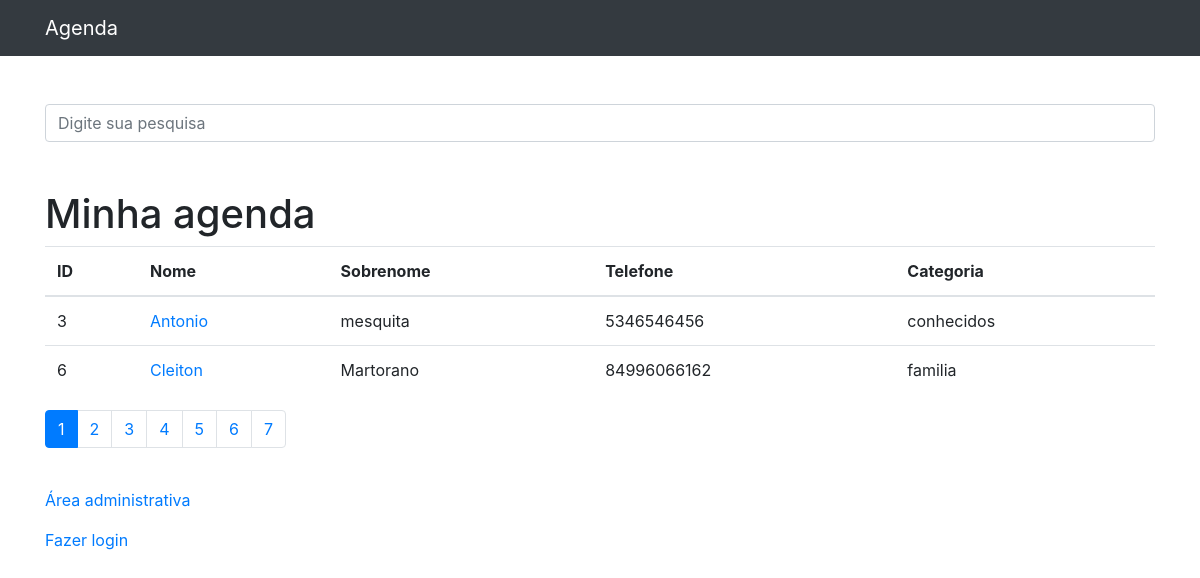
The page / on the database its author committed.
### contatos/models.py (models this page shows)
class Contato(models.Model):
    nome = models.CharField(max_length=255)
    sobrenome = models.CharField(max_length=255, blank=True)
    telefone = models.CharField(max_length=255)
    email = models.CharField(max_length=255,blank=True)
    data_criacao = models.DateTimeField(default=timezone.now())
    descricao = models.CharField(max_length=255,blank=True)
    categoria = models.ForeignKey(Categoria, on_delete=models.DO_NOTHING)
    mostrar = models.BooleanField(default=True)
    foto = models.ImageField(blank=True, upload_to='fotos/%Y/%m/%d')

class Categoria(models.Model):
    nome = models.CharField(max_length=255)
    def __str__(self):
        return self.nome

### contatos/views.py (the view)
# urls.py: path('', views.index, name='index'),
def index(request):
    contatos = Contato.objects.order_by('nome').filter(
        mostrar=True
    )
    paginator = Paginator(contatos,2)
    page = request.GET.get('p')
    contatos = paginator.get_page(page)
    return render(request,'contatos/index.html',{
        'contatos': contatos
    })

### contatos/templates/contatos/index.html
{% extends 'base.html'%}
{%block 'conteudo'%}
<h1 class="mt-5">Minha agenda</h1>
<table class="table">
  <thead>
    <tr>
      <th>ID</th>
      <th>Nome</th>
      <th>Sobrenome</th>
      <th>Telefone</th>
      <th>Categoria</th>
    </tr>
  </thead>
  <tbody>
    {% for contato in contatos %}
    <tr>
      <td>{{ contato.id }}</td>
      <td>
        <a href="{% url 'ver_contato' contato.id %}"> {{ contato.nome }}</a>
      </td>
      <td>{{ contato.sobrenome }}</td>
      <td>{{ contato.telefone }}</td>
      <td>{{ contato.categoria }}</td>
    </tr>
    {% endfor %}
  </tbody>
</table>
<nav aria-label="Page navigation example">
  <ul class="pagination">
    {% for pagina in contatos.paginator.page_range %}
      {% if contatos.number == pagina %}
        <li class="page-item active"><a class="page-link" href="?p={{ pagina }}&{{ request.GET.termo }}">{{ pagina }}</a></li>
      {% else %}
        <li class="page-item"><a class="page-link" href="?p={{ pagina }}&{{ request.GET.termo }}">{{ pagina }}</a></li>
      {%endif%}
    {%endfor%}
  </ul>
</nav>
<br>
<p>
  <a href="http://127.0.0.1:8000/admin/">Área administrativa</a>
</p>
<p>
  <a href="{% url 'login' %}">Fazer login</a>
</p>
{%endblock%}

### rows shown on the page
Contato: id "3", nome "Antonio", sobrenome "mesquita", telefone "5346546456", categoria "conhecidos"
Contato: id "6", nome "Cleiton", sobrenome "Martorano", telefone "84996066162", categoria "familia"

### other values the page prints
{{ pagina }} "1"
{{ pagina }} "2" "3" "4" "5" "6" "7"
